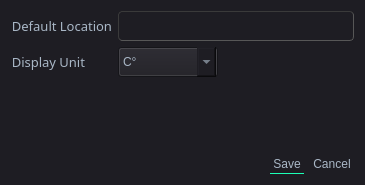
<?xml version="1.0" encoding="UTF-8"?>
<ui version="4.0">
 <class>Dialog</class>
 <widget class="QDialog" name="Dialog">
  <property name="geometry">
   <rect>
    <x>0</x>
    <y>0</y>
    <width>365</width>
    <height>185</height>
   </rect>
  </property>
  <property name="maximumSize">
   <size>
    <width>365</width>
    <height>185</height>
   </size>
  </property>
  <property name="windowTitle">
   <string>Dialog</string>
  </property>
  <property name="styleSheet">
   <string notr="true">/*
Material Dark Style Sheet for QT Applications
Author: Jaime A. Quiroga P.
Inspired on https://github.com/jxfwinter/qt-material-stylesheet
Company: GTRONICK
Last updated: 04/12/2018, 15:00.
Available at: https://github.com/GTRONICK/QSS/blob/master/MaterialDark.qss
*/
QMainWindow {
	background-color:#1e1d23;
}
QDialog {
	background-color:#1e1d23;
}
QColorDialog {
	background-color:#1e1d23;
}
QTextEdit {
	background-color:#1e1d23;
	color: #a9b7c6;
}
QPlainTextEdit {
	selection-background-color:#007b50;
	background-color:#1e1d23;
	border-style: solid;
	border-top-color: transparent;
	border-right-color: transparent;
	border-left-color: transparent;
	border-bottom-color: transparent;
	border-width: 1px;
	color: #a9b7c6;
}
QPushButton{
	border-style: solid;
	border-top-color: transparent;
	border-right-color: transparent;
	border-left-color: transparent;
	border-bottom-color: transparent;
	border-width: 1px;
	border-style: solid;
	color: #a9b7c6;
	padding: 2px;
	background-color: #1e1d23;
}
QPushButton::default{
	border-style: inset;
	border-top-color: transparent;
	border-right-color: transparent;
	border-left-color: transparent;
	border-bottom-color: #04b97f;
	border-width: 1px;
	color: #a9b7c6;
	padding: 2px;
	background-color: #1e1d23;
}
QToolButton {
	border-style: solid;
	border-top-color: transparent;
	border-right-color: transparent;
	border-left-color: transparent;
	border-bottom-color: #04b97f;
	border-bottom-width: 1px;
	border-style: solid;
	color: #a9b7c6;
	padding: 2px;
	background-color: #1e1d23;
}
QToolButton:hover{
	border-style: solid;
	border-top-color: transparent;
	border-right-color: transparent;
	border-left-color: transparent;
	border-bottom-color: #37efba;
	border-bottom-width: 2px;
	border-style: solid;
	color: #FFFFFF;
	padding-bottom: 1px;
	background-color: #1e1d23;
}
QPushButton:hover{
	border-style: solid;
	border-top-color: transparent;
	border-right-color: transparent;
	border-left-color: transparent;
	border-bottom-color: #37efba;
	border-bottom-width: 1px;
	border-style: solid;
	color: #FFFFFF;
	padding-bottom: 2px;
	background-color: #1e1d23;
}
QPushButton:pressed{
	border-style: solid;
	border-top-color: transparent;
	border-right-color: transparent;
	border-left-color: transparent;
	border-bottom-color: #37efba;
	border-bottom-width: 2px;
	border-style: solid;
	color: #37efba;
	padding-bottom: 1px;
	background-color: #1e1d23;
}
QPushButton:disabled{
	border-style: solid;
	border-top-color: transparent;
	border-right-color: transparent;
	border-left-color: transparent;
	border-bottom-color: #808086;
	border-bottom-width: 2px;
	border-style: solid;
	color: #808086;
	padding-bottom: 1px;
	background-color: #1e1d23;
}
QLineEdit {
	border-width: 1px; border-radius: 4px;
	border-color: rgb(58, 58, 58);
	border-style: inset;
	padding: 0 8px;
	color: #a9b7c6;
	background:#1e1d23;
	selection-background-color:#007b50;
	selection-color: #FFFFFF;
}
QLabel {
	color: #a9b7c6;
}
QLCDNumber {
	color: #37e6b4;
}
QProgressBar {
	text-align: center;
	color: rgb(240, 240, 240);
	border-width: 1px; 
	border-radius: 10px;
	border-color: rgb(58, 58, 58);
	border-style: inset;
	background-color:#1e1d23;
}
QProgressBar::chunk {
	background-color: #04b97f;
	border-radius: 5px;
}
QMenuBar {
	background-color: #1e1d23;
}
QMenuBar::item {
	color: #a9b7c6;
  	spacing: 3px;
  	padding: 1px 4px;
  	background: #1e1d23;
}

QMenuBar::item:selected {
  	background:#1e1d23;
	color: #FFFFFF;
}
QMenu::item:selected {
	border-style: solid;
	border-top-color: transparent;
	border-right-color: transparent;
	border-left-color: #04b97f;
	border-bottom-color: transparent;
	border-left-width: 2px;
	color: #FFFFFF;
	padding-left:15px;
	padding-top:4px;
	padding-bottom:4px;
	padding-right:7px;
	background-color: #1e1d23;
}
QMenu::item {
	border-style: solid;
	border-top-color: transparent;
	border-right-color: transparent;
	border-left-color: transparent;
	border-bottom-color: transparent;
	border-bottom-width: 1px;
	border-style: solid;
	color: #a9b7c6;
	padding-left:17px;
	padding-top:4px;
	padding-bottom:4px;
	padding-right:7px;
	background-color: #1e1d23;
}
QMenu{
	background-color:#1e1d23;
}
QTabWidget {
	color:rgb(0,0,0);
	background-color:#1e1d23;
}
QTabWidget::pane {
		border-color: rgb(77,77,77);
		background-color:#1e1d23;
		border-style: solid;
		border-width: 1px;
    	border-radius: 6px;
}
QTabBar::tab {
	border-style: solid;
	border-top-color: transparent;
	border-right-color: transparent;
	border-left-color: transparent;
	border-bottom-color: transparent;
	border-bottom-width: 1px;
	border-style: solid;
	color: #808086;
	padding: 3px;
	margin-left:3px;
	background-color: #1e1d23;
}
QTabBar::tab:selected, QTabBar::tab:last:selected, QTabBar::tab:hover {
  	border-style: solid;
	border-top-color: transparent;
	border-right-color: transparent;
	border-left-color: transparent;
	border-bottom-color: #04b97f;
	border-bottom-width: 2px;
	border-style: solid;
	color: #FFFFFF;
	padding-left: 3px;
	padding-bottom: 2px;
	margin-left:3px;
	background-color: #1e1d23;
}

QCheckBox {
	color: #a9b7c6;
	padding: 2px;
}
QCheckBox:disabled {
	color: #808086;
	padding: 2px;
}

QCheckBox:hover {
	border-radius:4px;
	border-style:solid;
	padding-left: 1px;
	padding-right: 1px;
	padding-bottom: 1px;
	padding-top: 1px;
	border-width:1px;
	border-color: rgb(87, 97, 106);
	background-color:#1e1d23;
}
QCheckBox::indicator:checked {

	height: 10px;
	width: 10px;
	border-style:solid;
	border-width: 1px;
	border-color: #04b97f;
	color: #a9b7c6;
	background-color: #04b97f;
}
QCheckBox::indicator:unchecked {

	height: 10px;
	width: 10px;
	border-style:solid;
	border-width: 1px;
	border-color: #04b97f;
	color: #a9b7c6;
	background-color: transparent;
}
QRadioButton {
	color: #a9b7c6;
	background-color: #1e1d23;
	padding: 1px;
}
QRadioButton::indicator:checked {
	height: 10px;
	width: 10px;
	border-style:solid;
	border-radius:5px;
	border-width: 1px;
	border-color: #04b97f;
	color: #a9b7c6;
	background-color: #04b97f;
}
QRadioButton::indicator:!checked {
	height: 10px;
	width: 10px;
	border-style:solid;
	border-radius:5px;
	border-width: 1px;
	border-color: #04b97f;
	color: #a9b7c6;
	background-color: transparent;
}
QStatusBar {
	color:#027f7f;
}
QSpinBox {
	color: #a9b7c6;	
	background-color: #1e1d23;
}
QDoubleSpinBox {
	color: #a9b7c6;	
	background-color: #1e1d23;
}
QTimeEdit {
	color: #a9b7c6;	
	background-color: #1e1d23;
}
QDateTimeEdit {
	color: #a9b7c6;	
	background-color: #1e1d23;
}
QDateEdit {
	color: #a9b7c6;	
	background-color: #1e1d23;
}
QComboBox {
	color: #a9b7c6;	
	background: #1e1d23;
}
QComboBox:editable {
	background: #1e1d23;
	color: #a9b7c6;
	selection-background-color: #1e1d23;
}
QComboBox QAbstractItemView {
	color: #a9b7c6;	
	background: #1e1d23;
	selection-color: #FFFFFF;
	selection-background-color: #1e1d23;
}
QComboBox:!editable:on, QComboBox::drop-down:editable:on {
	color: #a9b7c6;	
	background: #1e1d23;
}
QFontComboBox {
	color: #a9b7c6;	
	background-color: #1e1d23;
}
QToolBox {
	color: #a9b7c6;
	background-color: #1e1d23;
}
QToolBox::tab {
	color: #a9b7c6;
	background-color: #1e1d23;
}
QToolBox::tab:selected {
	color: #FFFFFF;
	background-color: #1e1d23;
}
QScrollArea {
	color: #FFFFFF;
	background-color: #1e1d23;
}
QSlider::groove:horizontal {
	height: 5px;
	background: #04b97f;
}
QSlider::groove:vertical {
	width: 5px;
	background: #04b97f;
}
QSlider::handle:horizontal {
	background: qlineargradient(x1:0, y1:0, x2:1, y2:1, stop:0 #b4b4b4, stop:1 #8f8f8f);
	border: 1px solid #5c5c5c;
	width: 14px;
	margin: -5px 0;
	border-radius: 7px;
}
QSlider::handle:vertical {
	background: qlineargradient(x1:1, y1:1, x2:0, y2:0, stop:0 #b4b4b4, stop:1 #8f8f8f);
	border: 1px solid #5c5c5c;
	height: 14px;
	margin: 0 -5px;
	border-radius: 7px;
}
QSlider::add-page:horizontal {
    background: white;
}
QSlider::add-page:vertical {
    background: white;
}
QSlider::sub-page:horizontal {
    background: #04b97f;
}
QSlider::sub-page:vertical {
    background: #04b97f;
}</string>
  </property>
  <layout class="QVBoxLayout" name="verticalLayout">
   <item>
    <layout class="QFormLayout" name="formLayout">
     <item row="0" column="0">
      <widget class="QLabel" name="label_def_loc">
       <property name="font">
        <font>
         <family>Montserrat</family>
         <pointsize>10</pointsize>
        </font>
       </property>
       <property name="text">
        <string>Default Location</string>
       </property>
       <property name="alignment">
        <set>Qt::AlignRight|Qt::AlignTrailing|Qt::AlignVCenter</set>
       </property>
      </widget>
     </item>
     <item row="0" column="1">
      <widget class="QLineEdit" name="lineEdit_def_loc">
       <property name="minimumSize">
        <size>
         <width>0</width>
         <height>30</height>
        </size>
       </property>
      </widget>
     </item>
     <item row="1" column="0">
      <widget class="QLabel" name="label_unit">
       <property name="font">
        <font>
         <family>Montserrat</family>
         <pointsize>10</pointsize>
        </font>
       </property>
       <property name="text">
        <string>Display Unit</string>
       </property>
       <property name="alignment">
        <set>Qt::AlignRight|Qt::AlignTrailing|Qt::AlignVCenter</set>
       </property>
      </widget>
     </item>
     <item row="1" column="1">
      <widget class="QComboBox" name="cbx_unit">
       <property name="minimumSize">
        <size>
         <width>0</width>
         <height>30</height>
        </size>
       </property>
       <property name="maximumSize">
        <size>
         <width>100</width>
         <height>16777215</height>
        </size>
       </property>
       <property name="cursor">
        <cursorShape>PointingHandCursor</cursorShape>
       </property>
       <item>
        <property name="text">
         <string>C°</string>
        </property>
       </item>
       <item>
        <property name="text">
         <string>°F</string>
        </property>
       </item>
      </widget>
     </item>
    </layout>
   </item>
   <item>
    <widget class="QDialogButtonBox" name="buttonBox">
     <property name="standardButtons">
      <set>QDialogButtonBox::Cancel|QDialogButtonBox::Save</set>
     </property>
    </widget>
   </item>
  </layout>
 </widget>
 <resources/>
 <connections>
  <connection>
   <sender>buttonBox</sender>
   <signal>rejected()</signal>
   <receiver>Dialog</receiver>
   <slot>reject()</slot>
   <hints>
    <hint type="sourcelabel">
     <x>323</x>
     <y>154</y>
    </hint>
    <hint type="destinationlabel">
     <x>337</x>
     <y>131</y>
    </hint>
   </hints>
  </connection>
 </connections>
</ui>
